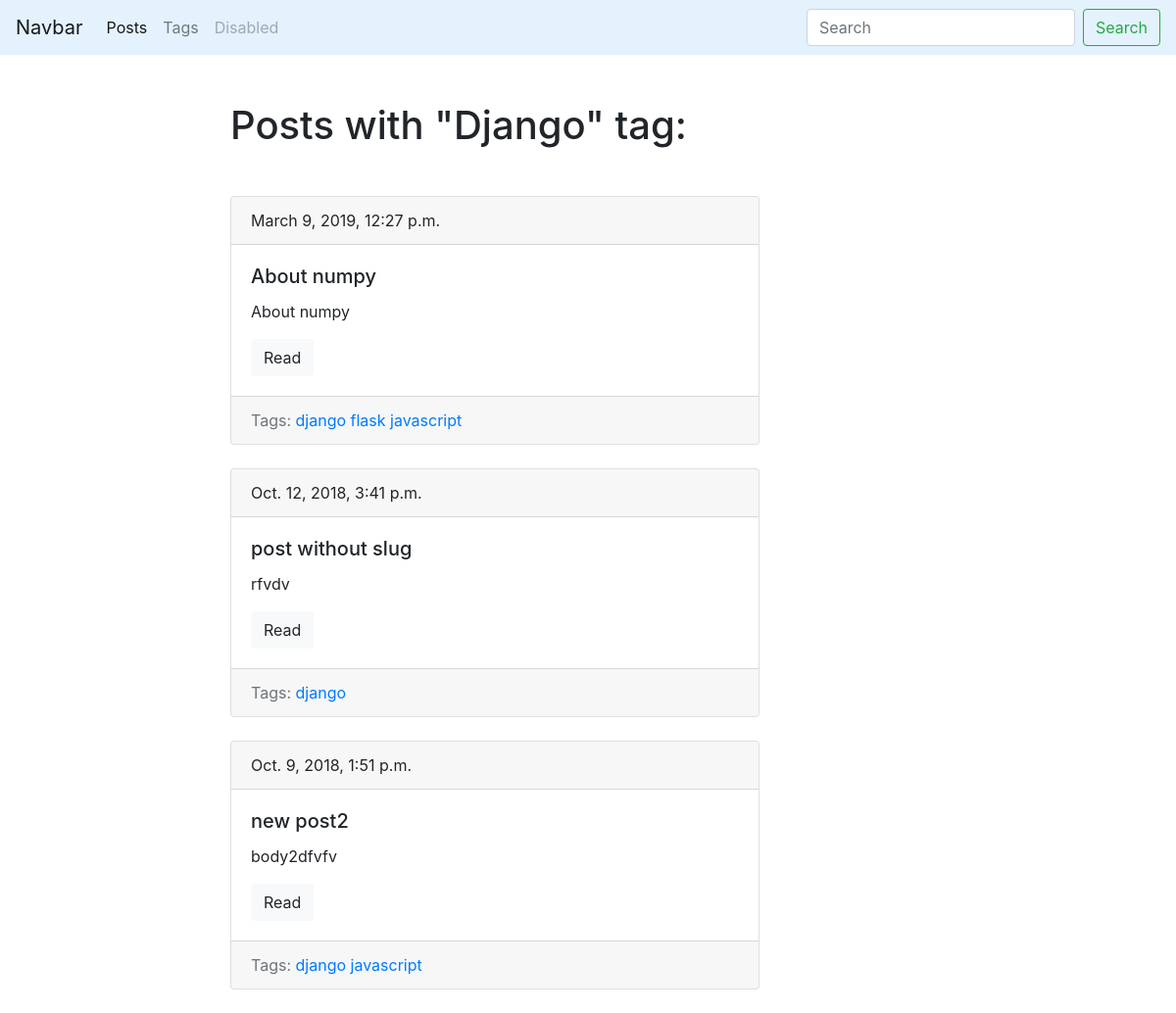
The page /blog/tag/django/ on the database as committed earlier.
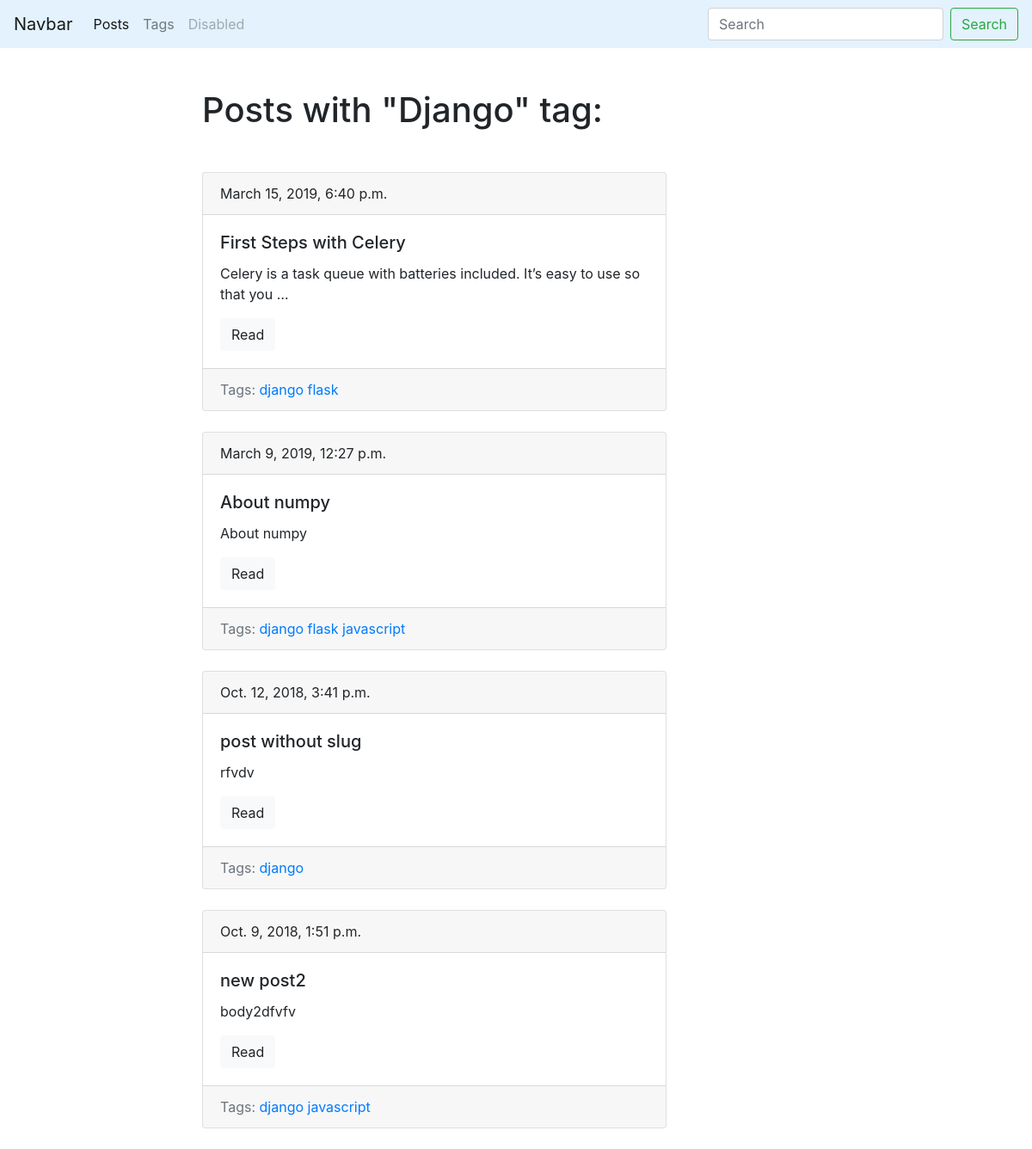
The same page on the database as committed later.
### blog/models.py (models this page shows, shortened)
class Tag(models.Model):
    title = models.CharField(max_length=150)
    slug = models.SlugField(max_length=150, unique=True)
    def get_absolute_url(self):
        return reverse('tag_detail_url', kwargs={'slug': self.slug})
    class Meta:
        ordering = ['title']

class Post(models.Model):
    title = models.CharField(max_length=150, db_index=True)
    slug = models.SlugField(max_length=150, blank=True, unique=True)
    body = models.TextField(blank=True, db_index=True)
    tags = models.ManyToManyField('Tag', blank=True, related_name='posts')
    date_pub = models.DateTimeField(auto_now_add=True)
    def get_absolute_url(self):
        return reverse('post_detail_url', kwargs={'slug': self.slug})
    class Meta:
        ordering = ['-date_pub']

### blog/views.py (the view)
# urls.py: path('tag/<str:slug>/', TagDetail.as_view(), name='tag_detail_url'),
class TagDetail(ObjectDetailMixin, View):
    model = Tag
    template = 'blog/tag_detail.html'

### blog/utils.py (called while the page is built)
    def get(self, request, slug):
        obj = get_object_or_404(self.model, slug__iexact=slug)
        return render(request, self.template, context={self.model.__name__.lower(): obj, 'admin_object': obj,
                                                       'detail': True})

### blog/templates/blog/tag_detail.html (shortened to what this page needs)
{% extends 'blog/base_blog.html' %}
{% block content %}
    <h1 class="mb-5">Posts with "{{ tag.title|title }}" tag:</h1>
        {% for post in tag.posts.all %}
            {% include 'blog/includes/post_card_template.html' %}
        {% endfor %}
{% endblock %}

### blog/templates/blog/base_blog.html (shortened to what this page needs)
{% extends 'base.html' %}

### templates/base.html (shortened to what this page needs)
{% load static %}
<!DOCTYPE html>
<html lang="en">
<head>
    <link rel="stylesheet" href="https://stackpath.bootstrapcdn.com/bootstrap/4.1.3/css/bootstrap.min.css"
>
    <link rel="stylesheet" href="{% static 'css/styles.css' %}">
</head>
<body>
<nav class="navbar navbar-expand-lg navbar-light" style="background-color: #e3f2fd;">
  <a class="navbar-brand" href="#">Navbar</a>
  <div class="collapse navbar-collapse" id="navbarSupportedContent">
    <ul class="navbar-nav mr-auto">
      <li class="nav-item active">
        <a class="nav-link" href="{% url 'posts_list_url'%}">Posts</a>
      </li>
      <li class="nav-item">
        <a class="nav-link" href="{% url 'tags_list_url' %}">Tags</a>
      </li>
      <li class="nav-item">
        <a class="nav-link disabled" href="#">Disabled</a>
      </li>
    </ul>
    <form class="form-inline my-2 my-lg-0" action="{% url 'posts_list_url' %}">
      <input class="form-control mr-sm-2" type="search" placeholder="Search" aria-label="Search" name="search">
      <button class="btn btn-outline-success my-2 my-sm-0" type="submit">Search</button>
    </form>
  </div>
</nav>
<div class="container mt-5">
    <div class="row">
        <div class="col-6 offset-md-2">
            {% block content %}{% endblock %}
        </div>
    </div>
</div>
</body>
</html>

### blog/templates/blog/includes/post_card_template.html
<div class="card mb-4">
  <div class="card-header">
      {{ post.date_pub }}
  </div>
  <div class="card-body">
    <h5 class="card-title">{{ post.title }}</h5>
    <p class="card-text">{{ post.body|truncatewords:15 }}</p>
    <a href="{{ post.get_absolute_url }}" class="btn btn-light">Read</a>
  </div>
    <div class="card-footer text-muted">
        Tags:
        {% for tag in post.tags.all %}
            <a href="{{ tag.get_absolute_url}}">{{ tag.title }}</a>
        {% endfor %}
    </div>
</div>

Rows that differ between the two databases and show on the page:
added Post: date_pub "March 15, 2019, 6:40 p.m.", title "First Steps with Celery", body "Celery is a task queue with batteries included. It’s easy to use so that you …", Tag (title "django"), Tag (title "flask")
